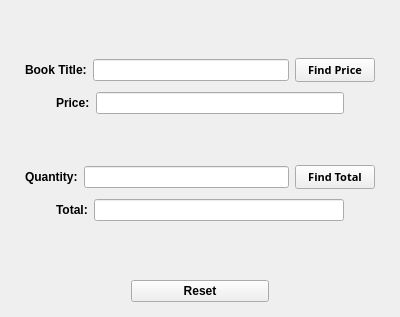
<?xml version="1.0" encoding="UTF-8"?>
<ui version="4.0">
 <class>Book</class>
 <widget class="QWidget" name="Book">
  <property name="geometry">
   <rect>
    <x>0</x>
    <y>0</y>
    <width>400</width>
    <height>317</height>
   </rect>
  </property>
  <property name="windowTitle">
   <string>Form</string>
  </property>
  <layout class="QVBoxLayout" name="verticalLayout">
   <item>
    <layout class="QHBoxLayout" name="horizontalLayout">
     <property name="leftMargin">
      <number>14</number>
     </property>
     <property name="topMargin">
      <number>43</number>
     </property>
     <property name="rightMargin">
      <number>14</number>
     </property>
     <item>
      <widget class="QLabel" name="label">
       <property name="font">
        <font>
         <family>Arial</family>
         <weight>75</weight>
         <bold>true</bold>
        </font>
       </property>
       <property name="text">
        <string>Book Title:</string>
       </property>
      </widget>
     </item>
     <item>
      <widget class="QLineEdit" name="t1"/>
     </item>
     <item>
      <widget class="QPushButton" name="pushButton">
       <property name="font">
        <font>
         <family>Arial Black</family>
         <pointsize>8</pointsize>
         <weight>75</weight>
         <bold>true</bold>
        </font>
       </property>
       <property name="text">
        <string>Find Price</string>
       </property>
      </widget>
     </item>
    </layout>
   </item>
   <item>
    <layout class="QHBoxLayout" name="horizontalLayout_2">
     <property name="spacing">
      <number>6</number>
     </property>
     <property name="leftMargin">
      <number>45</number>
     </property>
     <property name="topMargin">
      <number>0</number>
     </property>
     <property name="rightMargin">
      <number>45</number>
     </property>
     <property name="bottomMargin">
      <number>30</number>
     </property>
     <item>
      <widget class="QLabel" name="label_2">
       <property name="font">
        <font>
         <family>Arial</family>
         <weight>75</weight>
         <bold>true</bold>
        </font>
       </property>
       <property name="text">
        <string>Price:</string>
       </property>
      </widget>
     </item>
     <item>
      <widget class="QLineEdit" name="t2"/>
     </item>
    </layout>
   </item>
   <item>
    <layout class="QHBoxLayout" name="horizontalLayout_3">
     <property name="leftMargin">
      <number>14</number>
     </property>
     <property name="topMargin">
      <number>11</number>
     </property>
     <property name="rightMargin">
      <number>14</number>
     </property>
     <property name="bottomMargin">
      <number>0</number>
     </property>
     <item>
      <widget class="QLabel" name="label_3">
       <property name="font">
        <font>
         <family>Arial</family>
         <weight>75</weight>
         <bold>true</bold>
        </font>
       </property>
       <property name="text">
        <string>Quantity:</string>
       </property>
      </widget>
     </item>
     <item>
      <widget class="QLineEdit" name="t3"/>
     </item>
     <item>
      <widget class="QPushButton" name="pushButton_2">
       <property name="font">
        <font>
         <family>Arial Black</family>
         <pointsize>8</pointsize>
         <weight>75</weight>
         <bold>true</bold>
        </font>
       </property>
       <property name="text">
        <string>Find Total</string>
       </property>
      </widget>
     </item>
    </layout>
   </item>
   <item>
    <layout class="QHBoxLayout" name="horizontalLayout_4">
     <property name="leftMargin">
      <number>45</number>
     </property>
     <property name="rightMargin">
      <number>45</number>
     </property>
     <property name="bottomMargin">
      <number>49</number>
     </property>
     <item>
      <widget class="QLabel" name="label_4">
       <property name="font">
        <font>
         <family>Arial</family>
         <weight>75</weight>
         <bold>true</bold>
        </font>
       </property>
       <property name="text">
        <string>Total:</string>
       </property>
      </widget>
     </item>
     <item>
      <widget class="QLineEdit" name="t4"/>
     </item>
    </layout>
   </item>
   <item>
    <layout class="QHBoxLayout" name="horizontalLayout_5">
     <property name="leftMargin">
      <number>120</number>
     </property>
     <property name="rightMargin">
      <number>120</number>
     </property>
     <item>
      <widget class="QPushButton" name="pushButton_3">
       <property name="font">
        <font>
         <weight>75</weight>
         <bold>true</bold>
        </font>
       </property>
       <property name="text">
        <string>Reset</string>
       </property>
      </widget>
     </item>
    </layout>
   </item>
  </layout>
 </widget>
 <resources/>
 <connections>
  <connection>
   <sender>pushButton_3</sender>
   <signal>clicked()</signal>
   <receiver>t4</receiver>
   <slot>clear()</slot>
   <hints>
    <hint type="sourcelabel">
     <x>256</x>
     <y>368</y>
    </hint>
    <hint type="destinationlabel">
     <x>209</x>
     <y>250</y>
    </hint>
   </hints>
  </connection>
  <connection>
   <sender>pushButton_3</sender>
   <signal>clicked()</signal>
   <receiver>t3</receiver>
   <slot>clear()</slot>
   <hints>
    <hint type="sourcelabel">
     <x>291</x>
     <y>362</y>
    </hint>
    <hint type="destinationlabel">
     <x>232</x>
     <y>207</y>
    </hint>
   </hints>
  </connection>
  <connection>
   <sender>pushButton_3</sender>
   <signal>clicked()</signal>
   <receiver>t2</receiver>
   <slot>clear()</slot>
   <hints>
    <hint type="sourcelabel">
     <x>247</x>
     <y>361</y>
    </hint>
    <hint type="destinationlabel">
     <x>225</x>
     <y>106</y>
    </hint>
   </hints>
  </connection>
  <connection>
   <sender>pushButton_3</sender>
   <signal>clicked()</signal>
   <receiver>t1</receiver>
   <slot>clear()</slot>
   <hints>
    <hint type="sourcelabel">
     <x>321</x>
     <y>360</y>
    </hint>
    <hint type="destinationlabel">
     <x>171</x>
     <y>67</y>
    </hint>
   </hints>
  </connection>
 </connections>
</ui>
